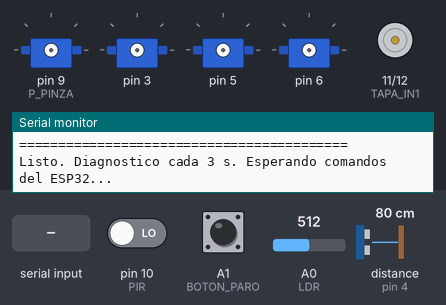
Bench run of a sketch on a simulated Arduino Uno, built with avr-gcc and run on an emulated ATmega328P. Shown: 4 × servo, motor-driver pin pairs drawn as motors (green arrow = first pin HIGH = forward, orange = second pin HIGH = backward, longer = more drive), the last lines printed to the serial monitor. Wiring (inferred from the names in the program): ultrasonic range finder: trigger pin 2; echo pin 4. Inputs (shaded band) come from the test bench; at power-on: A1 (BOTON_PARO) HIGH, pin 10 (PIR) LOW, A0 (LDR) = 512, distance to the obstacle (sensor on pin 4) 80 cm. The echo pulse lasts 58.3 µs per cm; EEPROM starts erased.

Above: at 1.6 s.
1.7 s: "RECOGER\n" received over the second serial link
At 2.26 s:
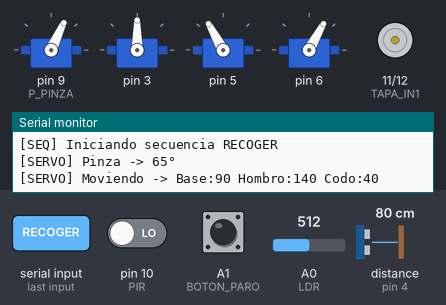
At 4.7 s:
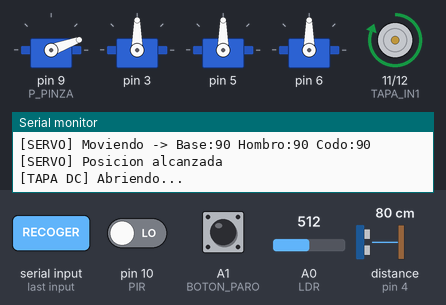
8.7 s: A1 (BOTON_PARO) pulled LOW for 0.15 s
At 9.5 s:
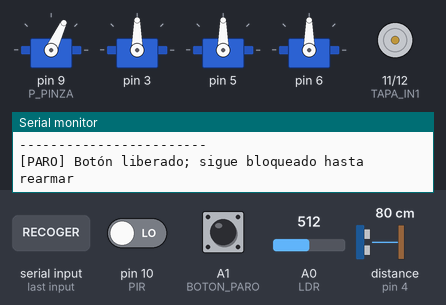
Timing chart, 0 to 11.7 s (numbered marks = the images above; inputs shaded):
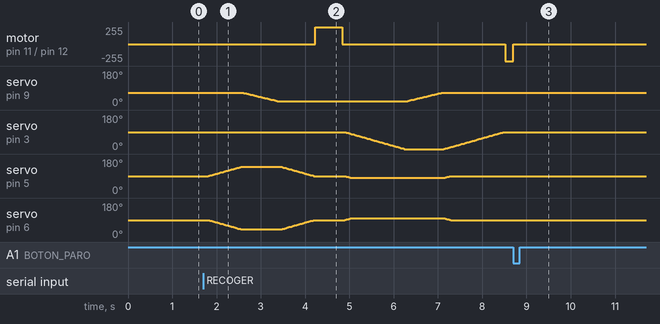

The sketch:

arduino_raulcito.ino
```cpp
// ===== Raulcito bracito - ARDUINO UNO (Brazo robótico 4 GDL + tapa DC + sensores) =====
// Hardware en tiempo real:
//   - 4 Servomotores principales: Base (pin 3), Hombro (pin 5), Codo (pin 6), Pinza (pin 9)
//   - Tapa del baúl: Motor DC con puente H (IN1=pin 11, IN2=pin 12, ENA a 5V fijo)
//   - Sensores a 5V nativos: Ultrasónico (HC-SR04: Trig 2, Echo 4), PIR (pin 10), LDR (pin A0)
//   - Comunicación con ESP32: SoftwareSerial (RX=7, TX=8) a 9600 baud

#include <Servo.h>
#include <SoftwareSerial.h>
#include <EEPROM.h>

// --- Comunicación con ESP32 ---
SoftwareSerial esp(7, 8);           // RX=7 (<- TX2 ESP32), TX=8 (-> RX2 ESP32)

// --- Servomotores del brazo robótico ---
const byte P_BASE   = 3;
const byte P_HOMBRO = 5;
const byte P_CODO   = 6;
const byte P_PINZA  = 9;

Servo base, hombro, codo, pinza;
Servo* srv[3] = {&base, &hombro, &codo};

// --- Tapa del baúl: Motor DC con puente H ---
// ENA conectado directo a 5V (velocidad máxima fija)
const byte TAPA_IN1 = 11;          // HIGH=abrir
const byte TAPA_IN2 = 12;          // HIGH=cerrar
const unsigned long TAPA_MS = 600; // ms que tarda en abrir/cerrar

// --- Paro físico: pulsador normalmente abierto entre A1 y GND ---
const byte BOTON_PARO = A1;
bool paroFisicoActivo = false;
bool paroSolicitado = false;
bool paroActivo = false;

// --- Sensores (alimentados a 5V nativos del Arduino Uno) ---
const byte TRIG = 2;               // HC-SR04 Trigger
const byte ECHO = 4;               // HC-SR04 Echo
const byte PIR  = 10;              // Sensor de movimiento PIR
const byte LDR  = A0;              // Sensor de luz LDR (analógico 0-1023)

// --- Rango inicial de la pinza: ajustable desde la página ---
const int PINZA_ABIERTA = 65, PINZA_CERRADA = 20;
bool pinzaCerrada = false;
bool tapaAbierta  = false;

// --- Posiciones del brazo {base, hombro, codo} ---
const int REPOSO[3]     = {90,  90,  90};
const int SUELO[3]      = {90, 140,  40};
const int SOBRE_BAUL[3] = { 0,  80, 100};

int actual[4] = {90, 90, 90, PINZA_ABIERTA};
String linea = "";
String comandoEnCola = "";
bool lineaCorrupta = false;

const byte EEPROM_MARCA_DIR = 8;
const byte EEPROM_MARCA = 0xA7;

void guardarPosiciones() {
  EEPROM.update(EEPROM_MARCA_DIR, EEPROM_MARCA);
  for (byte i = 0; i < 4; i++) EEPROM.update(i, (byte)actual[i]);
}

void cargarPosiciones() {
  if (EEPROM.read(EEPROM_MARCA_DIR) != EEPROM_MARCA) return;
  const int minimos[4] = {0, 30, 20, PINZA_CERRADA};
  const int maximos[4] = {180, 160, 160, PINZA_ABIERTA};
  for (byte i = 0; i < 4; i++) {
    byte valor = EEPROM.read(i);
    if (i == 3) {
      actual[i] = constrain(valor, PINZA_CERRADA, PINZA_ABIERTA);
      continue;
    }
    if (valor < minimos[i] || valor > maximos[i]) return;
    actual[i] = valor;
  }
  pinzaCerrada = actual[3] <= PINZA_CERRADA;
}

// Activa cada servo solo al recibir una orden; evita movimientos al arrancar.
void escribirServo(Servo &servo, byte pin, int angulo) {
  if (!servo.attached()) servo.attach(pin);
  servo.write(angulo);
}

// Telemetría
unsigned long tSensores   = 0;
unsigned long tDiagnostico = 0;
float ultimaDist = -1;
int   ultimaPir  = 0;
int   ultimaLuz  = 0;

// =========================================================
// DIAGNÓSTICO - imprime una línea en el monitor serie
// =========================================================
void imprimirDiagnostico() {
  Serial.println(F("-------- ESTADO --------"));

  // Sensores
  Serial.print(F("  Distancia (HC-SR04): "));
  if (ultimaDist < 0) Serial.println(F("sin lectura / fuera de rango"));
  else { Serial.print(ultimaDist, 1); Serial.println(F(" cm")); }

  Serial.print(F("  PIR (movimiento)   : "));
  Serial.println(ultimaPir ? F("DETECTADO") : F("sin movimiento"));

  Serial.print(F("  LDR (luz)          : "));
  Serial.print(ultimaLuz);
  Serial.println(ultimaLuz < 400 ? F("  <- OSCURO") : F("  <- claro"));

  // Servomotores
  Serial.print(F("  Base    (pin 3) : ")); Serial.print(actual[0]); Serial.println(F("°"));
  Serial.print(F("  Hombro  (pin 5) : ")); Serial.print(actual[1]); Serial.println(F("°"));
  Serial.print(F("  Codo    (pin 6) : ")); Serial.print(actual[2]); Serial.println(F("°"));
  Serial.print(F("  Pinza   (pin 9) : ")); Serial.print(actual[3]); Serial.println(F("°"));

  // Tapa DC
  Serial.print(F("  Tapa DC (pin11/12): "));
  Serial.println(tapaAbierta ? F("ABIERTA") : F("cerrada"));

  // Comunicación con ESP32
  Serial.println(F("  ESP32 (SoftSerial): TX=pin8, RX=pin7, 9600 baud"));
  Serial.println(F("------------------------"));
}

// =========================================================
// MOVIMIENTO
// =========================================================
void detenerActuadoresEnPosicion() {
  digitalWrite(TAPA_IN1, LOW);
  digitalWrite(TAPA_IN2, LOW);
  if (base.attached()) base.write(actual[0]);
  if (hombro.attached()) hombro.write(actual[1]);
  if (codo.attached()) codo.write(actual[2]);
  if (pinza.attached()) pinza.write(actual[3]);
  guardarPosiciones();
}

void activarParoTotal() {
  paroActivo = true;
  paroSolicitado = false;
  comandoEnCola = "";
  detenerActuadoresEnPosicion();
  Serial.println(F("[PARO TOTAL] Actuadores detenidos y movimiento bloqueado"));
}

void revisarComandosDuranteMovimiento() {
  while (esp.available()) {
    char c = esp.read();
    if (c == '\n') {
      String cmd = linea;
      cmd.trim();
      linea = "";
      tSensores = millis();  // deja libre SoftwareSerial después de recibir una orden
      if (lineaCorrupta) {
        Serial.println(F("[UART] Trama corrupta descartada"));
      } else if (cmd == "STOP") {
        activarParoTotal();
        esp.println("OK:PARADO");
      } else if (cmd == "MOVE_STOP") {
        paroSolicitado = true;
        comandoEnCola = "";
      } else if (cmd.length() > 0) {
        // Conserva el siguiente comando para procesarlo al terminar la secuencia.
        if (!paroActivo && !paroSolicitado && comandoEnCola.length() == 0) comandoEnCola = cmd;
      }
      lineaCorrupta = false;
    } else if (c != '\r' && !lineaCorrupta) {
      if (c >= 32 && c <= 126 && linea.length() < 48) linea += c;
      else { linea = ""; lineaCorrupta = true; }
    }
  }
}

bool comprobarParo() {
  revisarComandosDuranteMovimiento();
  if (paroActivo) return true;
  if (digitalRead(BOTON_PARO) == LOW) {
    activarParoTotal();
    esp.println("OK:PARADO");
    return true;
  }
  if (paroSolicitado) {
    paroSolicitado = false;
    comandoEnCola = "";
    detenerActuadoresEnPosicion();
    esp.println("OK:MOVIMIENTO_DETENIDO");
    Serial.println(F("[PARO] Movimiento actual detenido"));
    return true;
  }
  return false;
}

bool moverEje(Servo &servo, byte pin, byte indice, int objetivo) {
  if (!servo.attached()) {
    servo.attach(pin);
    servo.write(actual[indice]);
    delay(40);
  }
  objetivo = constrain(objetivo, indice == 1 ? 30 : indice == 2 ? 20 : indice == 3 ? PINZA_CERRADA : 0,
                       indice == 1 || indice == 2 ? 160 : indice == 3 ? PINZA_ABIERTA : 180);
  while (actual[indice] != objetivo) {
    if (comprobarParo()) return false;
    actual[indice] += (actual[indice] < objetivo) ? 1 : -1;
    servo.write(actual[indice]);
    delay(18);
  }
  guardarPosiciones();
  return true;
}

bool mover(const int p[3]) {
  Serial.print(F("[SERVO] Moviendo -> Base:"));
  Serial.print(p[0]); Serial.print(F(" Hombro:"));
  Serial.print(p[1]); Serial.print(F(" Codo:"));
  Serial.println(p[2]);
  bool listo = false;
  for (byte i = 0; i < 3; i++) {
    if (!srv[i]->attached()) {
      byte pin = i == 0 ? P_BASE : i == 1 ? P_HOMBRO : P_CODO;
      srv[i]->attach(pin);
      srv[i]->write(actual[i]);
    }
  }
  delay(40);
  while (!listo) {
    if (comprobarParo()) return false;
    listo = true;
    for (byte i = 0; i < 3; i++) {
      if (actual[i] != p[i]) {
        actual[i] += (actual[i] < p[i]) ? 1 : -1;
        escribirServo(*srv[i], i == 0 ? P_BASE : i == 1 ? P_HOMBRO : P_CODO, actual[i]);
        listo = false;
      } else if (!srv[i]->attached()) {
        // Un primer comando como REPOSO también debe fijar la posición objetivo.
        escribirServo(*srv[i], i == 0 ? P_BASE : i == 1 ? P_HOMBRO : P_CODO, p[i]);
      }
    }
    delay(15);
  }
  guardarPosiciones();
  Serial.println(F("[SERVO] Posicion alcanzada"));
  return true;
}

bool setPinza(int ang) {
  Serial.print(F("[SERVO] Pinza -> "));
  Serial.print(ang); Serial.println(F("°"));
  bool ok = moverEje(pinza, P_PINZA, 3, ang);
  if (ok) pinzaCerrada = (actual[3] <= PINZA_CERRADA);
  return ok;
}

bool setTapa(bool abrir) {
  Serial.print(F("[TAPA DC] "));
  Serial.println(abrir ? F("Abriendo...") : F("Cerrando..."));
  if (abrir) {
    digitalWrite(TAPA_IN1, HIGH);
    digitalWrite(TAPA_IN2, LOW);
  } else {
    digitalWrite(TAPA_IN1, LOW);
    digitalWrite(TAPA_IN2, HIGH);
  }
  unsigned long inicio = millis();
  while (millis() - inicio < TAPA_MS) {
    if (comprobarParo()) {
      digitalWrite(TAPA_IN1, LOW);
      digitalWrite(TAPA_IN2, LOW);
      Serial.println(F("[PARO] Tapa detenida"));
      return false;
    }
    delay(5);
  }
  digitalWrite(TAPA_IN1, LOW);   // freno (rueda libre)
  digitalWrite(TAPA_IN2, LOW);
  tapaAbierta = abrir;
  Serial.println(abrir ? F("[TAPA DC] Abierta") : F("[TAPA DC] Cerrada"));
  return true;
}

// =========================================================
// SECUENCIA AUTOMÁTICA
// =========================================================
void recoger() {
  Serial.println(F("[SEQ] Iniciando secuencia RECOGER"));
  esp.println("EST:RECOGIENDO");
  if (!setPinza(PINZA_ABIERTA)) return;
  if (!mover(SUELO)) return;
  if (!setPinza(PINZA_CERRADA)) return;
  if (!mover(REPOSO) || !setTapa(true)) return;
  esp.println("EST:TAPA_ABIERTA");
  if (!mover(SOBRE_BAUL)) return;
  if (!setPinza(PINZA_ABIERTA)) return;
  if (!mover(REPOSO) || !setTapa(false)) return;
  esp.println("OK:RECOGIDO");
  Serial.println(F("[SEQ] RECOGER completado"));
}

// =========================================================
// SENSORES
// =========================================================
float leerDistancia() {
  digitalWrite(TRIG, LOW);
  delayMicroseconds(2);
  digitalWrite(TRIG, HIGH);
  delayMicroseconds(10);
  digitalWrite(TRIG, LOW);
  long us = pulseIn(ECHO, HIGH, 25000);  // timeout ~4 m
  return us > 0 ? (us * 0.0343f / 2.0f) : -1.0f;
}

// Envía telemetría al ESP32 cada 300 ms e imprime en el monitor
void enviarTelemetria() {
  if (millis() - tSensores < 1000) return;
  tSensores = millis();

  ultimaDist = leerDistancia();
  ultimaPir  = digitalRead(PIR) == HIGH ? 1 : 0;
  // Este módulo entrega valores bajos con luz y altos a oscuras; normalizamos
  // la lectura para que el resto del sistema use bajo=oscuro y alto=claro.
  ultimaLuz  = 1023 - analogRead(LDR);

  // Formato para el ESP32: DAT:<dist>,<pir>,<luz>
  esp.print("DAT:");
  if (ultimaDist < 0) esp.print("-1.0");
  else esp.print(ultimaDist, 1);
  esp.print(",");
  esp.print(ultimaPir);
  esp.print(",");
  esp.println(ultimaLuz);
}

// =========================================================
// COMANDOS RECIBIDOS DESDE EL ESP32
// =========================================================
void procesar(String cmd) {
  cmd.trim();
  if (cmd.length() == 0) return;

  Serial.print(F("[CMD] Recibido: ")); Serial.println(cmd);

  if (cmd == "STOP") {
    activarParoTotal();
    esp.println("OK:PARADO");
    return;
  }
  if (cmd == "MOVE_STOP") {
    paroSolicitado = false;
    detenerActuadoresEnPosicion();
    esp.println("OK:MOVIMIENTO_DETENIDO");
    return;
  }
  if (cmd == "PARO_RESET") {
    if (digitalRead(BOTON_PARO) == LOW) {
      esp.println("ERR:SUELTA_BOTON_PARO");
      return;
    }
    paroActivo = false;
    Serial.println(F("[PARO] Sistema rearmado"));
    esp.println("OK:PARO_REARMADO");
    return;
  }
  if (cmd == "PING") {
    esp.println("OK:PONG");
    Serial.println(F("[CMD] PONG enviado al ESP32"));
    return;
  }
  if (paroActivo) {
    Serial.println(F("[PARO TOTAL] Orden bloqueada hasta rearmar"));
    esp.println("ERR:PARO_ACTIVO");
    return;
  }

  // --- Secuencias ---
  if (cmd == "RECOGER") {
    recoger();
  }
  else if (cmd == "REPOSO" || cmd == "POS_REPOSO") {
    if (mover(REPOSO) && setPinza(PINZA_ABIERTA)) esp.println("OK:REPOSO");
  }
  else if (cmd == "POS_SUELO") {
    if (mover(SUELO)) esp.println("OK:SUELO");
  }
  else if (cmd == "POS_BAUL") {
    if (mover(SOBRE_BAUL)) esp.println("OK:BAUL");
  }
  else if (cmd == "BRAZO_SUBIR" || cmd == "BRAZO_BAJAR") {
    int paso = cmd == "BRAZO_SUBIR" ? -8 : 8;
    int objetivo[3] = {
      actual[0],
      constrain(actual[1] + paso, 30, 160),
      constrain(actual[2] - paso, 20, 160)
    };
    if (mover(objetivo)) esp.println(cmd == "BRAZO_SUBIR" ? "OK:BRAZO_SUBIENDO" : "OK:BRAZO_BAJANDO");
  }
  // --- Brazo libre ---
  else if (cmd == "BASE_IZQ") {
    if (!moverEje(base, P_BASE, 0, actual[0] + 10)) return;
    Serial.print(F("[SERVO] Base -> ")); Serial.println(actual[0]);
    esp.println("OK:BASE");
  }
  else if (cmd == "BASE_DER") {
    if (!moverEje(base, P_BASE, 0, actual[0] - 10)) return;
    Serial.print(F("[SERVO] Base -> ")); Serial.println(actual[0]);
    esp.println("OK:BASE");
  }
  else if (cmd == "HOMBRO_ARR") {
    if (!moverEje(hombro, P_HOMBRO, 1, actual[1] - 8)) return;
    Serial.print(F("[SERVO] Hombro -> ")); Serial.println(actual[1]);
    esp.println("OK:HOMBRO");
  }
  else if (cmd == "HOMBRO_ABA") {
    if (!moverEje(hombro, P_HOMBRO, 1, actual[1] + 8)) return;
    Serial.print(F("[SERVO] Hombro -> ")); Serial.println(actual[1]);
    esp.println("OK:HOMBRO");
  }
  else if (cmd == "CODO_ARR") {
    if (!moverEje(codo, P_CODO, 2, actual[2] + 8)) return;
    Serial.print(F("[SERVO] Codo -> ")); Serial.println(actual[2]);
    esp.println("OK:CODO");
  }
  else if (cmd == "CODO_ABA") {
    if (!moverEje(codo, P_CODO, 2, actual[2] - 8)) return;
    Serial.print(F("[SERVO] Codo -> ")); Serial.println(actual[2]);
    esp.println("OK:CODO");
  }

  // --- Pinza ---
  else if (cmd.startsWith("PINZA_POS_")) {
    int angulo = cmd.substring(10).toInt();
    angulo = constrain(angulo, PINZA_CERRADA, PINZA_ABIERTA);
    if (!setPinza(angulo)) return;
    esp.println("OK:PINZA_POS:" + String(actual[3]));
  }
  else if (cmd == "PINZA_ABRIR") {
    if (!setPinza(PINZA_ABIERTA)) return;
    esp.println("OK:PINZA_ABIERTA");
  }
  else if (cmd == "PINZA_CERRAR") {
    if (!setPinza(PINZA_CERRADA)) return;
    esp.println("OK:PINZA_CERRADA");
  }
  else if (cmd == "PINZA_TOGGLE") {
    if (!setPinza(pinzaCerrada ? PINZA_ABIERTA : PINZA_CERRADA)) return;
    esp.println(pinzaCerrada ? "OK:PINZA_CERRADA" : "OK:PINZA_ABIERTA");
  }

  // --- Tapa DC ---
  else if (cmd == "TAPA_ABRIR") {
    setTapa(true);
    esp.println("OK:TAPA_ABIERTA");
  }
  else if (cmd == "TAPA_CERRAR") {
    setTapa(false);
    esp.println("OK:TAPA_CERRADA");
  }
  else if (cmd == "TAPA_TOGGLE") {
    setTapa(!tapaAbierta);
    esp.println(tapaAbierta ? "OK:TAPA_ABIERTA" : "OK:TAPA_CERRADA");
  }

  else {
    Serial.print(F("[CMD] DESCONOCIDO: ")); Serial.println(cmd);
    esp.println("ERR:" + cmd);
  }
}

// =========================================================
// SETUP
// =========================================================
void setup() {
  Serial.begin(9600);
  esp.begin(9600);

  Serial.println(F("\n===== Raulcito bracito - Arduino UNO ====="));

  // Sensores
  pinMode(TRIG, OUTPUT);
  pinMode(ECHO, INPUT);
  pinMode(PIR,  INPUT);
  Serial.println(F("[INIT] Sensores: HC-SR04 (pines 2,4), PIR (pin 10), LDR (A0)  OK"));

  // Puente H tapa
  pinMode(TAPA_IN1, OUTPUT);
  pinMode(TAPA_IN2, OUTPUT);
  digitalWrite(TAPA_IN1, LOW);
  digitalWrite(TAPA_IN2, LOW);
  Serial.println(F("[INIT] Tapa DC puente H (pines 11, 12)  OK"));

  pinMode(BOTON_PARO, INPUT_PULLUP);
  Serial.println(F("[INIT] Boton de paro (A1 a GND) listo"));
  cargarPosiciones();
  Serial.print(F("[INIT] Posiciones guardadas: base=")); Serial.print(actual[0]);
  Serial.print(F(" hombro=")); Serial.print(actual[1]);
  Serial.print(F(" codo=")); Serial.print(actual[2]);
  Serial.print(F(" pinza=")); Serial.println(actual[3]);

  // No adjuntar ni escribir servos en el arranque: se activarán al recibir una orden.
  Serial.println(F("[INIT] Servos quietos; se activan cuando llegue una orden"));

  esp.println("OK:LISTO");
  Serial.println(F("[INIT] ESP32 notificado (OK:LISTO)"));
  Serial.println(F("=========================================="));
  Serial.println(F("Listo. Diagnostico cada 3 s. Esperando comandos del ESP32..."));
  Serial.println(F(""));
}

// =========================================================
// LOOP
// =========================================================
void loop() {
  bool presionado = digitalRead(BOTON_PARO) == LOW;
  if (presionado) {
    if (!paroFisicoActivo) {
      activarParoTotal();
      esp.println("OK:PARADO");
    }
  } else if (paroFisicoActivo) {
    Serial.println(F("[PARO] Botón liberado; sigue bloqueado hasta rearmar"));
  }
  paroFisicoActivo = presionado;

  // 1. Telemetría al ESP32
  enviarTelemetria();

  // 2. Diagnóstico en el monitor serie cada 3 s
  if (millis() - tDiagnostico >= 3000) {
    tDiagnostico = millis();
    imprimirDiagnostico();
  }

  // 3. Comandos desde el ESP32
  if (comandoEnCola.length() > 0) {
    String cmd = comandoEnCola;
    comandoEnCola = "";
    tSensores = millis();
    procesar(cmd);
  }
  while (esp.available()) {
    char c = esp.read();
    if (c == '\n') {
      String cmd = linea;
      linea = "";
      tSensores = millis();
      if (lineaCorrupta) Serial.println(F("[UART] Trama corrupta descartada"));
      else procesar(cmd);
      lineaCorrupta = false;
    } else if (c != '\r' && !lineaCorrupta) {
      if (c >= 32 && c <= 126 && linea.length() < 48) linea += c;
      else { linea = ""; lineaCorrupta = true; }
    }
  }
}
```

Measured:
- after the input at 1.7 s, motor on pin 11 (TAPA_IN1) / pin 12 (TAPA_IN2): stopped → forward 255/255 after 2.5 s, → stopped 0.60 s later, → backward 255/255 3.7 s later
- after the input at 8.7 s, motor on pin 11 (TAPA_IN1) / pin 12 (TAPA_IN2): backward 255/255 → stopped after 0.00 s instead of 0.42 s
